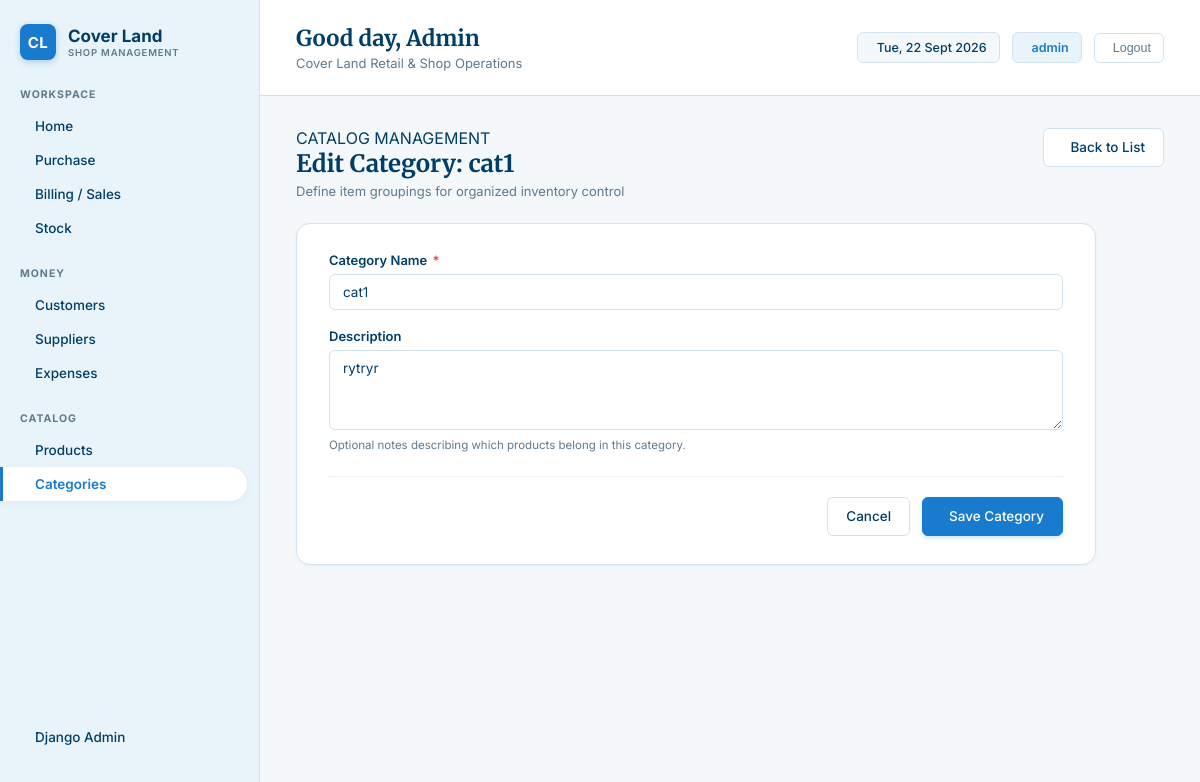
The page /categories/1/edit/ (signed in) on the database its author committed.
### superadmin/models.py (models this page shows, shortened)
class Category(models.Model):
    name = models.CharField(max_length=100)
    description = models.TextField(blank=True, null=True)
    class Meta:
        verbose_name_plural = "Categories"
        ordering = ['name']

### superadmin/views/categories.py (the view)
# urls.py: path('categories/<int:pk>/edit/', views.CategoryUpdateView.as_view(), name='category_update'),
class CategoryUpdateView(LoginRequiredMixin, SuccessMessageMixin, UpdateView):
    model = Category
    form_class = CategoryForm
    template_name = 'categories/category_form.html'
    success_url = reverse_lazy('category_list')
    success_message = "Category '%(name)s' was updated successfully."

### superadmin/forms/category_forms.py
class CategoryForm(forms.ModelForm):
    class Meta:
        model = Category
        fields = ['name', 'description']
        widgets = {
            'name': forms.TextInput(attrs={'class': 'form-control', 'placeholder': 'e.g. Mobile Covers, Screen Protectors'}),
            'description': forms.Textarea(attrs={'class': 'form-control', 'rows': 3, 'placeholder': 'Optional brief notes about this category...'}),
        }

### templates/categories/category_form.html (shortened to what this page needs)
{% extends 'base.html' %}
{% block content %}
<div class="page-header">
    <div class="page-title-group">
        <div class="section-title">CATALOG MANAGEMENT</div>
        <h1>{% if form.instance.pk %}Edit Category: {{ form.instance.name }}{% else %}New Product Category{% endif %}</h1>
        <p class="page-subtitle">Define item groupings for organized inventory control</p>
    </div>
    <div class="page-actions">
        <a href="{% url 'category_list' %}" class="btn btn-secondary">
             Back to List
        </a>
    </div>
</div>
<div class="form-card">
    <form method="post" novalidate>
        <div class="form-group">
            <label class="form-label" for="{{ form.name.id_for_label }}">
                Category Name <span class="required">*</span>
            </label>
            {{ form.name }}
        </div>
        <div class="form-group">
            <label class="form-label" for="{{ form.description.id_for_label }}">
                Description
            </label>
            {{ form.description }}
            <p class="form-help">Optional notes describing which products belong in this category.</p>
        </div>
        <div class="form-actions">
            <a href="{% url 'category_list' %}" class="btn btn-secondary">Cancel</a>
            <button type="submit" class="btn btn-primary">
                 Save Category
            </button>
        </div>
    </form>
</div>
{% endblock %}

### templates/base.html (shortened to what this page needs)
{% load static %}
<!DOCTYPE html>
<html lang="en">
<head>
    <link rel="stylesheet" href="{% static 'css/styles.css' %}">
</head>
<body>
    <aside class="sidebar">
        <a href="{% url 'dashboard' %}" class="brand">
            <div class="brand-icon">CL</div>
            <div class="brand-text">
                <h1>Cover Land</h1>
                <p>SHOP MANAGEMENT</p>
            </div>
        </a>
        <div class="nav-section">
            <div class="nav-title">WORKSPACE</div>
            <ul class="nav-list">
                <li>
                    <a href="{% url 'dashboard' %}" class="nav-item {% if request.resolver_match.url_name == 'dashboard' %}active{% endif %}">
                         Home
                    </a>
                </li>
                <li>
                    <a href="{% url 'purchase_list' %}" class="nav-item {% if 'purchase' in request.resolver_match.url_name %}active{% endif %}">
                         Purchase
                    </a>
                </li>
                <li>
                    <a href="{% url 'sale_list' %}" class="nav-item {% if 'sale' in request.resolver_match.url_name %}active{% endif %}">
                         Billing / Sales
                    </a>
                </li>
                <li>
                    <a href="{% url 'stock_list' %}" class="nav-item {% if request.resolver_match.url_name == 'stock_list' %}active{% endif %}">
                         Stock
                    </a>
                </li>
            </ul>
        </div>
        <div class="nav-section">
            <div class="nav-title">MONEY</div>
            <ul class="nav-list">
                <li>
                    <a href="{% url 'customer_list' %}" class="nav-item {% if 'customer' in request.resolver_match.url_name %}active{% endif %}">
                         Customers
                    </a>
                </li>
                <li>
                    <a href="{% url 'supplier_list' %}" class="nav-item {% if 'supplier' in request.resolver_match.url_name %}active{% endif %}">
                         Suppliers
                    </a>
                </li>
                <li>
                    <a href="{% url 'expense_list' %}" class="nav-item {% if 'expense' in request.resolver_match.url_name %}active{% endif %}">
                         Expenses
                    </a>
                </li>
            </ul>
        </div>
        <div class="nav-section">
            <div class="nav-title">CATALOG</div>
            <ul class="nav-list">
                <li>
                    <a href="{% url 'product_list' %}" class="nav-item ">
                         Products
                    </a>
                </li>
                <li>
                    <a href="{% url 'category_list' %}" class="nav-item {% if 'category' in request.resolver_match.url_name %}active{% endif %}">
                         Categories
                    </a>
                </li>
            </ul>
        </div>
        <div class="nav-section" style="margin-top: auto;">
            <ul class="nav-list">
                <li>
                    <a href="{% url 'admin:index' %}" class="nav-item" target="_blank">
                         Django Admin
                    </a>
                </li>
            </ul>
        </div>
    </aside>
    <main class="main-content">
        <header class="topbar">
            <div class="greeting">
                <h2>Good day, {% if user.is_authenticated %}{{ user.username|title }}{% else %}Owner{% endif %}</h2>
                <p>Cover Land Retail & Shop Operations</p>
            </div>
            <div class="user-info">
                <div class="date-badge">
                     <span id="current-date"></span>
                </div>
                <div class="user-badge">
                     {% if user.is_authenticated %}{{ user.username }}{% else %}Admin{% endif %}
                </div>
                {% if user.is_authenticated %}
                <form action="{% url 'logout' %}" method="post" style="display: inline;">
                    <button type="submit" class="logout-btn" title="Sign Out">
                         Logout
                    </button>
                </form>
                {% endif %}
            </div>
        </header>
        <div class="dashboard-container">
            {% block content %}
            {% endblock %}
        </div>
    </main>
</body>
</html>

### rows shown on the page
Category: instance.name "cat1", name "cat1", description "rytryr"

### other values the page prints
{{ user.username|title }} "Admin"
{{ user.username }} "admin"
